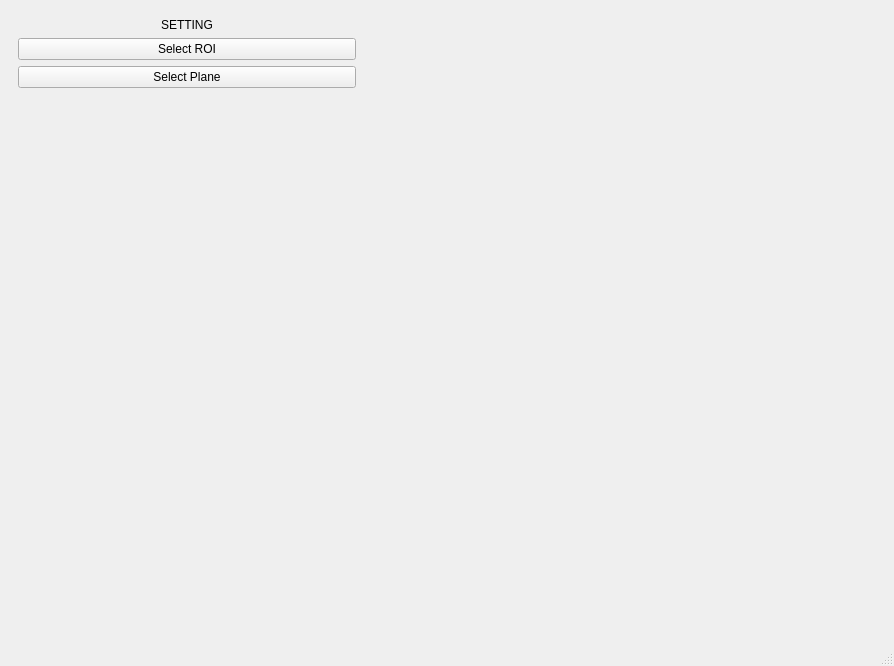
<?xml version="1.0" encoding="UTF-8"?>
<ui version="4.0">
 <class>MainWindow</class>
 <widget class="QMainWindow" name="MainWindow">
  <property name="geometry">
   <rect>
    <x>0</x>
    <y>0</y>
    <width>894</width>
    <height>666</height>
   </rect>
  </property>
  <property name="windowTitle">
   <string>MainWindow</string>
  </property>
  <widget class="QWidget" name="centralwidget">
   <layout class="QHBoxLayout" name="horizontalLayout_2" stretch="2,3">
    <item>
     <layout class="QVBoxLayout" name="verticalLayout">
      <item>
       <widget class="QStackedWidget" name="stackedWidget">
        <property name="currentIndex">
         <number>0</number>
        </property>
        <widget class="QWidget" name="homePage">
         <layout class="QVBoxLayout" name="verticalLayout_2">
          <item>
           <layout class="QVBoxLayout" name="verticalLayout_6" stretch="0,0,0">
            <item alignment="Qt::AlignHCenter">
             <widget class="QLabel" name="label_8">
              <property name="text">
               <string>SETTING</string>
              </property>
             </widget>
            </item>
            <item>
             <widget class="QPushButton" name="buttonToROIPage">
              <property name="text">
               <string>Select ROI</string>
              </property>
             </widget>
            </item>
            <item>
             <widget class="QPushButton" name="buttonToPlanePage">
              <property name="text">
               <string>Select Plane</string>
              </property>
             </widget>
            </item>
           </layout>
          </item>
          <item>
           <spacer name="verticalSpacer_2">
            <property name="orientation">
             <enum>Qt::Vertical</enum>
            </property>
            <property name="sizeHint" stdset="0">
             <size>
              <width>20</width>
              <height>40</height>
             </size>
            </property>
           </spacer>
          </item>
         </layout>
        </widget>
        <widget class="QWidget" name="setROIPage">
         <layout class="QVBoxLayout" name="verticalLayout_3">
          <item>
           <layout class="QHBoxLayout" name="horizontalLayout_5" stretch="1,3,0">
            <item alignment="Qt::AlignLeft">
             <widget class="QLabel" name="label_7">
              <property name="text">
               <string>move step:</string>
              </property>
             </widget>
            </item>
            <item alignment="Qt::AlignLeft">
             <widget class="QLineEdit" name="lineEditMovestep"/>
            </item>
            <item>
             <widget class="QPushButton" name="buttonLoadLocalROI">
              <property name="text">
               <string>LoadLocalROI</string>
              </property>
             </widget>
            </item>
           </layout>
          </item>
          <item>
           <layout class="QVBoxLayout" name="verticalLayout_4" stretch="1,5,1">
            <item>
             <layout class="QVBoxLayout" name="maxZ" stretch="0,0,0">
              <property name="spacing">
               <number>0</number>
              </property>
              <item alignment="Qt::AlignHCenter">
               <widget class="QLabel" name="label_2">
                <property name="text">
                 <string>Top</string>
                </property>
               </widget>
              </item>
              <item>
               <widget class="QPushButton" name="buttonIncreaseMaxZ">
                <property name="sizePolicy">
                 <sizepolicy hsizetype="Minimum" vsizetype="Minimum">
                  <horstretch>0</horstretch>
                  <verstretch>0</verstretch>
                 </sizepolicy>
                </property>
                <property name="text">
                 <string>UP</string>
                </property>
               </widget>
              </item>
              <item>
               <widget class="QPushButton" name="buttonDecreaseMaxZ">
                <property name="sizePolicy">
                 <sizepolicy hsizetype="Minimum" vsizetype="Minimum">
                  <horstretch>0</horstretch>
                  <verstretch>0</verstretch>
                 </sizepolicy>
                </property>
                <property name="text">
                 <string>DOWN</string>
                </property>
               </widget>
              </item>
             </layout>
            </item>
            <item>
             <layout class="QHBoxLayout" name="horizontalLayout_4">
              <item>
               <layout class="QVBoxLayout" name="xx" stretch="1,8,1,8">
                <item alignment="Qt::AlignHCenter">
                 <widget class="QLabel" name="label_3">
                  <property name="text">
                   <string>Right</string>
                  </property>
                 </widget>
                </item>
                <item>
                 <layout class="QHBoxLayout" name="maxX">
                  <item>
                   <widget class="QPushButton" name="buttonDecreaseMaxX">
                    <property name="sizePolicy">
                     <sizepolicy hsizetype="Minimum" vsizetype="Minimum">
                      <horstretch>0</horstretch>
                      <verstretch>0</verstretch>
                     </sizepolicy>
                    </property>
                    <property name="text">
                     <string>Left</string>
                    </property>
                   </widget>
                  </item>
                  <item>
                   <widget class="QPushButton" name="buttonIncreaseMaxX">
                    <property name="sizePolicy">
                     <sizepolicy hsizetype="Minimum" vsizetype="Minimum">
                      <horstretch>0</horstretch>
                      <verstretch>0</verstretch>
                     </sizepolicy>
                    </property>
                    <property name="text">
                     <string>Right</string>
                    </property>
                   </widget>
                  </item>
                 </layout>
                </item>
                <item alignment="Qt::AlignHCenter">
                 <widget class="QLabel" name="label_4">
                  <property name="text">
                   <string>Left</string>
                  </property>
                 </widget>
                </item>
                <item>
                 <layout class="QHBoxLayout" name="minX">
                  <item>
                   <widget class="QPushButton" name="buttonDecreaseMinX">
                    <property name="sizePolicy">
                     <sizepolicy hsizetype="Minimum" vsizetype="Minimum">
                      <horstretch>0</horstretch>
                      <verstretch>0</verstretch>
                     </sizepolicy>
                    </property>
                    <property name="text">
                     <string>Left</string>
                    </property>
                   </widget>
                  </item>
                  <item>
                   <widget class="QPushButton" name="buttonIncreaseMinX">
                    <property name="sizePolicy">
                     <sizepolicy hsizetype="Minimum" vsizetype="Minimum">
                      <horstretch>0</horstretch>
                      <verstretch>0</verstretch>
                     </sizepolicy>
                    </property>
                    <property name="text">
                     <string>Right</string>
                    </property>
                   </widget>
                  </item>
                 </layout>
                </item>
               </layout>
              </item>
              <item>
               <layout class="QVBoxLayout" name="yy" stretch="1,8,1,8">
                <item alignment="Qt::AlignHCenter">
                 <widget class="QLabel" name="label_6">
                  <property name="text">
                   <string>Front</string>
                  </property>
                 </widget>
                </item>
                <item>
                 <layout class="QHBoxLayout" name="maxY">
                  <item>
                   <widget class="QPushButton" name="buttonDecreaseMaxY">
                    <property name="sizePolicy">
                     <sizepolicy hsizetype="Minimum" vsizetype="Minimum">
                      <horstretch>0</horstretch>
                      <verstretch>0</verstretch>
                     </sizepolicy>
                    </property>
                    <property name="text">
                     <string>Left</string>
                    </property>
                   </widget>
                  </item>
                  <item>
                   <widget class="QPushButton" name="buttonIncreaseMaxY">
                    <property name="sizePolicy">
                     <sizepolicy hsizetype="Minimum" vsizetype="Minimum">
                      <horstretch>0</horstretch>
                      <verstretch>0</verstretch>
                     </sizepolicy>
                    </property>
                    <property name="text">
                     <string>Right</string>
                    </property>
                   </widget>
                  </item>
                 </layout>
                </item>
                <item alignment="Qt::AlignHCenter">
                 <widget class="QLabel" name="label_5">
                  <property name="text">
                   <string>Back</string>
                  </property>
                 </widget>
                </item>
                <item>
                 <layout class="QHBoxLayout" name="horizontalLayout_6">
                  <item>
                   <widget class="QPushButton" name="buttonDecreaseMinY">
                    <property name="sizePolicy">
                     <sizepolicy hsizetype="Minimum" vsizetype="Minimum">
                      <horstretch>0</horstretch>
                      <verstretch>0</verstretch>
                     </sizepolicy>
                    </property>
                    <property name="text">
                     <string>Left</string>
                    </property>
                   </widget>
                  </item>
                  <item>
                   <widget class="QPushButton" name="buttonIncreaseMinY">
                    <property name="sizePolicy">
                     <sizepolicy hsizetype="Minimum" vsizetype="Minimum">
                      <horstretch>0</horstretch>
                      <verstretch>0</verstretch>
                     </sizepolicy>
                    </property>
                    <property name="text">
                     <string>Right</string>
                    </property>
                   </widget>
                  </item>
                 </layout>
                </item>
               </layout>
              </item>
             </layout>
            </item>
            <item>
             <layout class="QVBoxLayout" name="minZ">
              <property name="spacing">
               <number>0</number>
              </property>
              <item alignment="Qt::AlignHCenter">
               <widget class="QLabel" name="label">
                <property name="text">
                 <string>Bottom</string>
                </property>
               </widget>
              </item>
              <item>
               <widget class="QPushButton" name="buttonIncreaseMinZ">
                <property name="sizePolicy">
                 <sizepolicy hsizetype="Minimum" vsizetype="Minimum">
                  <horstretch>0</horstretch>
                  <verstretch>0</verstretch>
                 </sizepolicy>
                </property>
                <property name="text">
                 <string>UP</string>
                </property>
               </widget>
              </item>
              <item>
               <widget class="QPushButton" name="buttonDecreaseMinZ">
                <property name="sizePolicy">
                 <sizepolicy hsizetype="Minimum" vsizetype="Minimum">
                  <horstretch>0</horstretch>
                  <verstretch>0</verstretch>
                 </sizepolicy>
                </property>
                <property name="text">
                 <string>DOWN</string>
                </property>
               </widget>
              </item>
             </layout>
            </item>
           </layout>
          </item>
          <item>
           <layout class="QHBoxLayout" name="horizontalLayout_9" stretch="0,0,0">
            <item>
             <widget class="QPushButton" name="buttonBackToHome">
              <property name="sizePolicy">
               <sizepolicy hsizetype="Minimum" vsizetype="Fixed">
                <horstretch>0</horstretch>
                <verstretch>0</verstretch>
               </sizepolicy>
              </property>
              <property name="text">
               <string>back</string>
              </property>
             </widget>
            </item>
            <item>
             <spacer name="horizontalSpacer">
              <property name="orientation">
               <enum>Qt::Horizontal</enum>
              </property>
              <property name="sizeHint" stdset="0">
               <size>
                <width>40</width>
                <height>20</height>
               </size>
              </property>
             </spacer>
            </item>
            <item>
             <widget class="QPushButton" name="buttonSaveLocalROI">
              <property name="text">
               <string>SaveLocalROI</string>
              </property>
             </widget>
            </item>
           </layout>
          </item>
         </layout>
        </widget>
        <widget class="QWidget" name="selectPlanePage">
         <layout class="QVBoxLayout" name="verticalLayout_5">
          <item>
           <layout class="QHBoxLayout" name="horizontalLayout_3">
            <item>
             <widget class="QSlider" name="verticalSlider">
              <property name="orientation">
               <enum>Qt::Vertical</enum>
              </property>
             </widget>
            </item>
            <item>
             <widget class="QVTKWidget" name="qvtkWidget_plane"/>
            </item>
           </layout>
          </item>
          <item>
           <widget class="QPushButton" name="buttonApplyPlane">
            <property name="text">
             <string>Apply</string>
            </property>
           </widget>
          </item>
          <item>
           <spacer name="verticalSpacer">
            <property name="orientation">
             <enum>Qt::Vertical</enum>
            </property>
            <property name="sizeHint" stdset="0">
             <size>
              <width>20</width>
              <height>40</height>
             </size>
            </property>
           </spacer>
          </item>
          <item alignment="Qt::AlignLeft">
           <widget class="QPushButton" name="buttonBackToHome2">
            <property name="text">
             <string>back</string>
            </property>
           </widget>
          </item>
         </layout>
        </widget>
       </widget>
      </item>
     </layout>
    </item>
    <item>
     <layout class="QHBoxLayout" name="horizontalLayout">
      <item>
       <widget class="QVTKWidget" name="qvtkWidget"/>
      </item>
     </layout>
    </item>
   </layout>
  </widget>
  <widget class="QMenuBar" name="menubar">
   <property name="geometry">
    <rect>
     <x>0</x>
     <y>0</y>
     <width>894</width>
     <height>22</height>
    </rect>
   </property>
  </widget>
  <widget class="QStatusBar" name="statusbar"/>
 </widget>
 <customwidgets>
  <customwidget>
   <class>QVTKWidget</class>
   <extends>QWidget</extends>
   <header>QVTKWidget.h</header>
  </customwidget>
 </customwidgets>
 <resources/>
 <connections/>
</ui>
